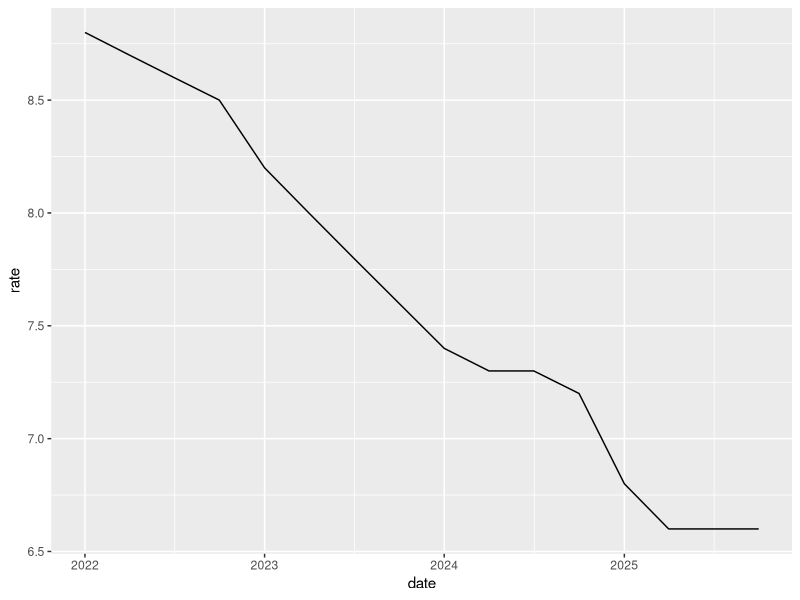
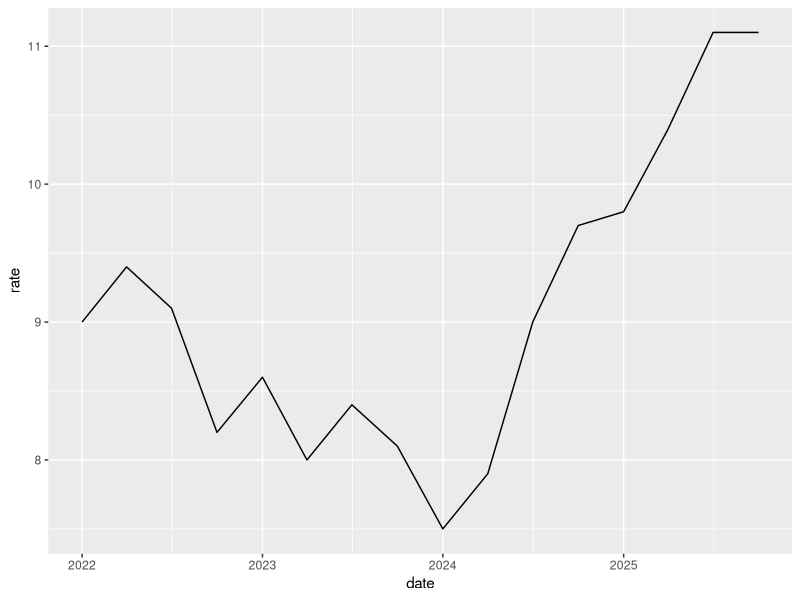
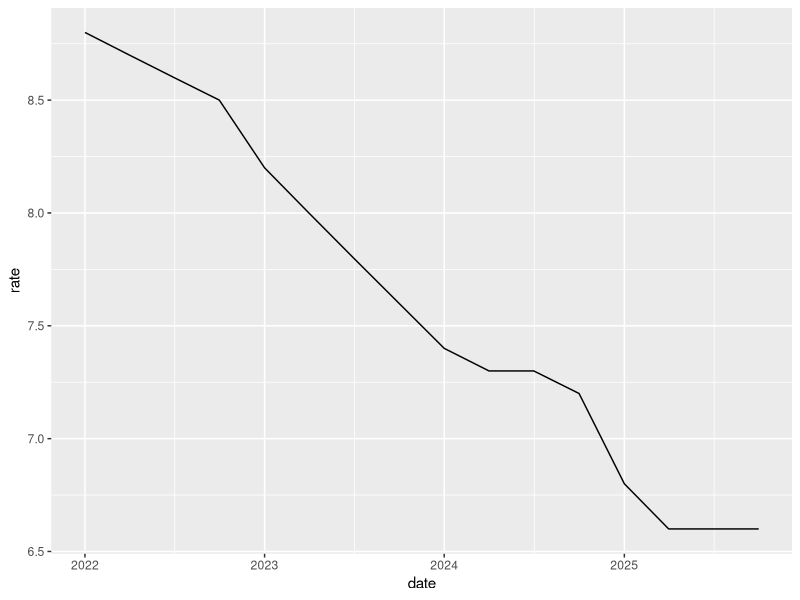
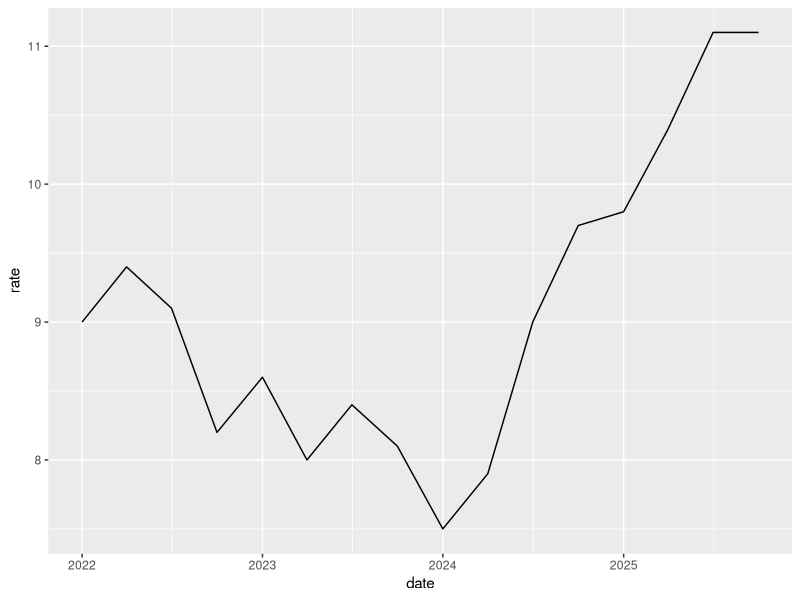
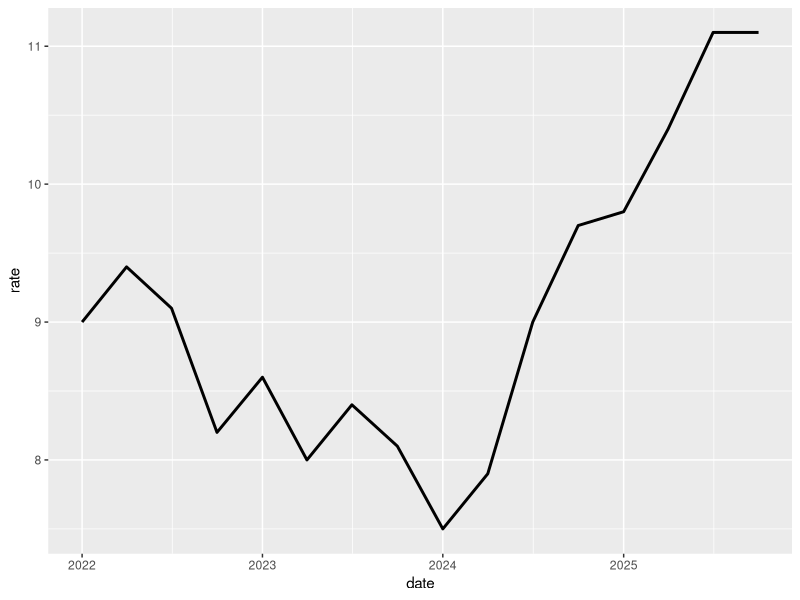

Write the R code that produced these figures, in order.
## ---- chunk 1
#| include: false
library(tidyverse)
rates <- read_csv("unemployment.csv")
kingdom <- rates |> filter(region == "Kingdom")
jazan <- rates |> filter(region == "Jazan")
change <- rates |>
  filter(region != "Kingdom") |>
  group_by(region) |>
  summarise(change = last(rate) - first(rate))
up <- change |> filter(change > 0) |> pull(region)
## ---- chunk 2
ggplot(kingdom, aes(date, rate)) + geom_line()
## ---- chunk 3
ggplot(jazan, aes(date, rate)) + geom_line()
## ---- chunk 4
ggplot(kingdom, aes(date, rate)) + geom_line()
## ---- chunk 5
ggplot(jazan, aes(date, rate)) + geom_line()
## ---- chunk 6
#| echo: true
#| output-location: column
ggplot(jazan, aes(date, rate)) +
  geom_line(linewidth = 1)
